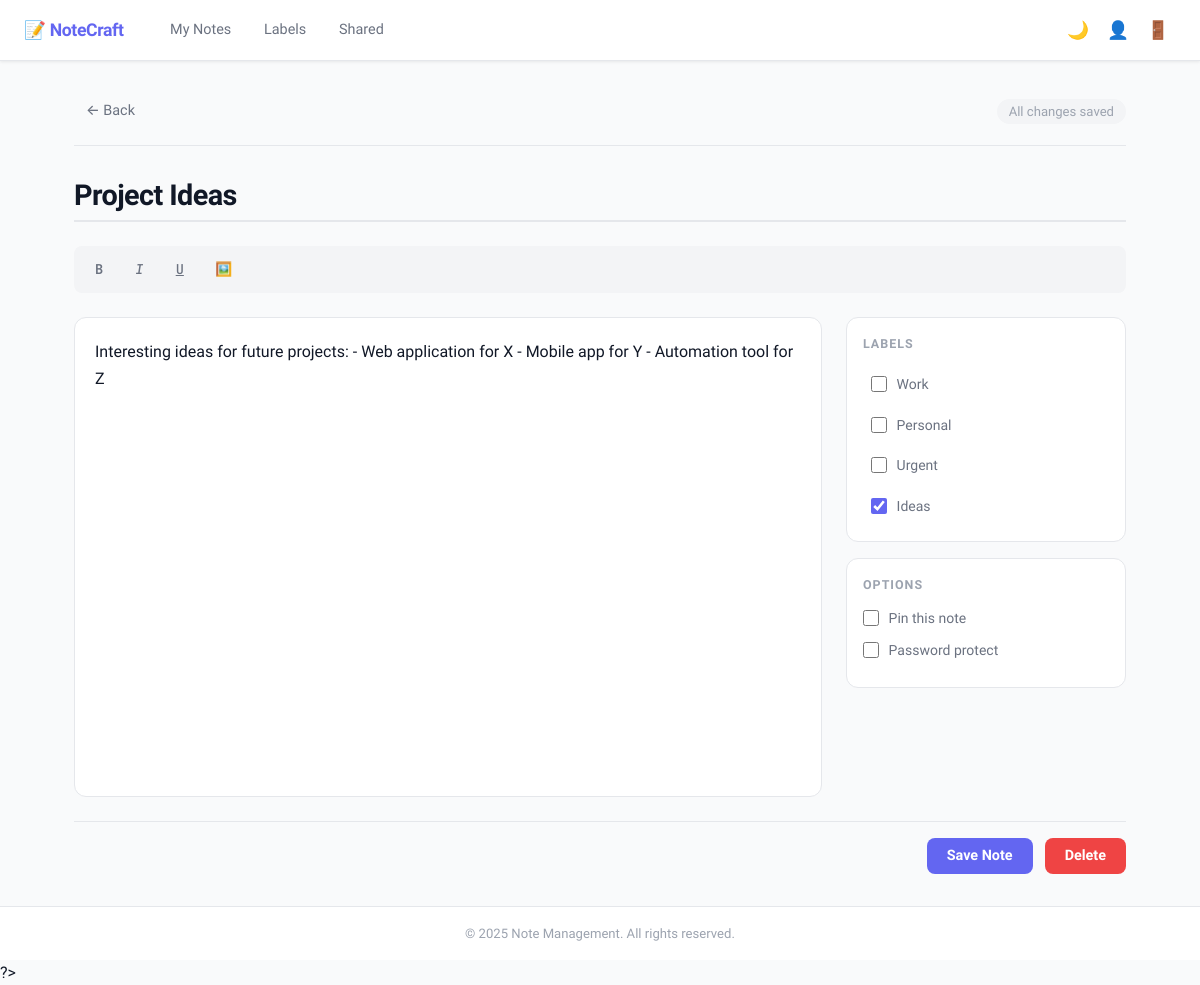
Screenshot of /editor.php?id=3 (signed in) with the database file from the repository.
### tables this page shows
CREATE TABLE IF NOT EXISTS notes (
    id INT PRIMARY KEY AUTO_INCREMENT,
    user_id INT NOT NULL,
    title VARCHAR(255) NOT NULL,
    content LONGTEXT NOT NULL,
    is_pinned BOOLEAN DEFAULT FALSE,
    pinned_at TIMESTAMP NULL,
    is_password_protected BOOLEAN DEFAULT FALSE,
    password_hash VARCHAR(255) DEFAULT NULL,
    created_at TIMESTAMP DEFAULT CURRENT_TIMESTAMP,
    updated_at TIMESTAMP DEFAULT CURRENT_TIMESTAMP ON UPDATE CURRENT_TIMESTAMP,
    FOREIGN KEY (user_id) REFERENCES users(id) ON DELETE CASCADE,
    INDEX idx_user_id (user_id),
    INDEX idx_created_at (created_at),
    INDEX idx_updated_at (updated_at),
    INDEX idx_is_pinned (is_pinned)
);

CREATE TABLE IF NOT EXISTS labels (
    id INT PRIMARY KEY AUTO_INCREMENT,
    user_id INT NOT NULL,
    name VARCHAR(255) NOT NULL,
    color VARCHAR(7) DEFAULT '#999999',
    created_at TIMESTAMP DEFAULT CURRENT_TIMESTAMP,
    updated_at TIMESTAMP DEFAULT CURRENT_TIMESTAMP ON UPDATE CURRENT_TIMESTAMP,
    UNIQUE KEY unique_user_label (user_id, name),
    FOREIGN KEY (user_id) REFERENCES users(id) ON DELETE CASCADE,
    INDEX idx_user_id (user_id)
);

### models/Note.php (called while the page is built, shortened)
<?php
class Note {
    private $pdo;
    public function __construct($pdo) {
        $this->pdo = $pdo;
    }
    public function getNoteById($noteId, $userId = null) {
        try {
            if ($userId) {
                $stmt = $this->pdo->prepare('
                    SELECT * FROM notes
                    WHERE id = :id AND user_id = :user_id
                ');
                $stmt->execute([':id' => $noteId, ':user_id' => $userId]);
            } else {
                $stmt = $this->pdo->prepare('SELECT * FROM notes WHERE id = :id');
                $stmt->execute([':id' => $noteId]);
            }
            return $stmt->fetch();
        } catch (Exception $e) {
            return null;
        }
    }
}
?>

### models/Label.php (called while the page is built, shortened)
<?php
class Label {
    private $pdo;
    public function __construct($pdo) {
        $this->pdo = $pdo;
    }
    public function getUserLabels($userId) {
        try {
            $stmt = $this->pdo->prepare('
                SELECT * FROM labels
                WHERE user_id = :user_id
                ORDER BY created_at ASC
            ');
            $stmt->execute([':user_id' => $userId]);
            return $stmt->fetchAll();
        } catch (Exception $e) {
            return [];
        }
    }
    public function getNotesLabels($noteId) {
        try {
            $stmt = $this->pdo->prepare('
                SELECT l.* FROM labels l
                INNER JOIN note_labels nl ON l.id = nl.label_id
                WHERE nl.note_id = :note_id
                ORDER BY l.created_at ASC
            ');
            $stmt->execute([':note_id' => $noteId]);
            return $stmt->fetchAll();
        } catch (Exception $e) {
            return [];
        }
    }
}
?>

### editor.php (the view, shortened to what this page needs)
<?php
require_once __DIR__ . '/config/database.php';
require_once __DIR__ . '/models/Note.php';
require_once __DIR__ . '/models/Label.php';
$noteId = $_GET['id'] ?? null;
$noteModel = new Note($pdo);
$labelModel = new Label($pdo);
$note = null;
$noteLabels = [];
if ($noteId) {
    $note = $noteModel->getNoteById($noteId, $_SESSION['user_id']);
    $noteLabels = $labelModel->getNotesLabels($noteId);
}
$allLabels = $labelModel->getUserLabels($_SESSION['user_id']);
?>
<!DOCTYPE html>
<html lang="en">
<head>
    <link rel="stylesheet" href="assets/css/style.css">
    <link rel="stylesheet" href="assets/css/editor.css">
    <link rel="stylesheet" href="assets/css/responsive.css">
</head>
<body>
    <?php include __DIR__ . '/views/layouts/header.php'; ?>
    <div class="editor-container">
        <div class="editor-header">
            <a href="index.php" class="btn-back">← Back</a>
            <div class="editor-actions">
                <span id="saveStatus" class="save-status">All changes saved</span>
            </div>
        </div>
        <form id="noteForm" class="editor-form">
            <input type="text" id="noteTitle" name="title" placeholder="Note Title" class="note-title"
                   value="<?= $note ? htmlspecialchars($note['title']) : ''; ?>" required autofocus>
            <div class="editor-toolbar">
                <button type="button" class="toolbar-btn" data-action="bold" title="Bold">
                    <strong>B</strong>
                </button>
                <button type="button" class="toolbar-btn" data-action="italic" title="Italic">
                    <em>I</em>
                </button>
                <button type="button" class="toolbar-btn" data-action="underline" title="Underline">
                    <u>U</u>
                </button>
                <button type="button" class="toolbar-btn" data-action="insertImage" title="Insert Image">
                    🖼️
                </button>
            </div>
            <div id="editor" class="rich-editor" contenteditable="true"><?= $note ? $note['content'] : ''; ?></div>
            <div class="editor-sidebar">
                <div class="labels-section">
                    <h4>Labels</h4>
                    <div id="labelList" class="label-list">
                        <?php foreach ($allLabels as $label): ?>
                            <label class="label-checkbox">
                                <input type="checkbox" value="<?= $label['id']; ?>"
                                       <?= in_array($label['id'], array_column($noteLabels, 'id')) ? 'checked' : ''; ?>>
                                <span><?= htmlspecialchars($label['name']); ?></span>
                            </label>
                        <?php endforeach; ?>
                    </div>
                </div>
                <div class="note-options">
                    <h4>Options</h4>
                    <label>
                        <input type="checkbox" id="pinNote" <?= $note && $note['is_pinned'] ? 'checked' : ''; ?>>
                        Pin this note
                    </label>
                    <label>
                        <input type="checkbox" id="passwordProtect" <?= $note && $note['is_password_protected'] ? 'checked' : ''; ?>>
                        Password protect
                    </label>
                </div>
            </div>
        </form>
        <div class="editor-footer">
            <button type="button" id="saveBtn" class="btn btn-primary">Save Note</button>
            <button type="button" id="deleteBtn" class="btn btn-danger" style="display: <?= $note ? 'inline-block' : 'none'; ?>">Delete</button>
        </div>
    </div>
    <?php include __DIR__ . '/views/layouts/footer.php'; ?>
</body>
</html>

### assets/css/style.css (style rules this page uses)
:root { --accent: #6366f1; --accent-hover: #4f46e5; --accent-soft: rgba(99,102,241,0.12); --danger: #ef4444; --danger-soft: rgba(239,68,68,0.1); --success: #10b981; --warning: #f59e0b; --bg: #f9fafb; --surface: #ffffff; --surface2: #f3f4f6; --border: #e5e7eb; --text: #111827; --text-2: #6b7280; --text-3: #9ca3af; --shadow-sm: 0 1px 3px rgba(0,0,0,0.08); --shadow: 0 4px 16px rgba(0,0,0,0.08); --shadow-lg: 0 8px 32px rgba(0,0,0,0.12); --radius: 12px; --radius-sm: 8px; --radius-pill: 999px; }
body.theme-light { --bg: #f9fafb; --surface: #ffffff; --surface2: #f3f4f6; --border: #e5e7eb; --text: #111827; --text-2: #6b7280; }
* { margin: 0; padding: 0; box-sizing: border-box; }
html { scroll-behavior: smooth; }
body { font-family: 'Sora', -apple-system, sans-serif; background: var(--bg); color: var(--text); transition: background 0.3s, color 0.3s; line-height: 1.6; min-height: 100vh; }
.btn { padding: 0.6rem 1.25rem; border: none; border-radius: var(--radius-sm); font-size: 0.9rem; font-family: inherit; cursor: pointer; transition: all 0.2s; font-weight: 600; display: inline-flex; align-items: center; gap: 0.4rem; }
.btn-primary { background: var(--accent); color: white; }
.btn-danger { background: var(--danger); color: white; }

### assets/css/editor.css (style rules this page uses)
.editor-container { max-width: 1100px; margin: 0 auto; padding: 2rem 1.5rem; }
.editor-header { display: flex; justify-content: space-between; align-items: center; margin-bottom: 1.5rem; padding-bottom: 1rem; border-bottom: 1px solid var(--border); }
.btn-back { display: inline-flex; align-items: center; gap: 0.4rem; color: var(--text-2); text-decoration: none; font-size: 0.9rem; font-weight: 500; padding: 0.4rem 0.75rem; border-radius: 8px; transition: all 0.2s; background: none; border: none; cursor: pointer; font-family: inherit; }
.save-status { font-size: 0.82rem; font-weight: 500; padding: 0.3rem 0.75rem; border-radius: 999px; background: var(--surface2); color: var(--text-3); transition: all 0.3s; }
.editor-form { display: grid; grid-template-columns: 1fr 280px; gap: 1.5rem; }
.note-title { grid-column: 1 / 3; font-size: 1.8rem; font-weight: 700; border: none; padding: 0.5rem 0; border-bottom: 2px solid var(--border); background: transparent; color: var(--text); font-family: inherit; letter-spacing: -0.02em; width: 100%; transition: border-color 0.2s; }
.note-title::placeholder { color: var(--text-3); font-weight: 400; }
.editor-toolbar { grid-column: 1 / 3; display: flex; gap: 0.4rem; padding: 0.5rem; background: var(--surface2); border-radius: 8px; flex-wrap: wrap; }
.toolbar-btn { padding: 0.4rem 0.75rem; border: none; background: transparent; color: var(--text-2); border-radius: 6px; cursor: pointer; font-size: 0.85rem; font-family: 'JetBrains Mono', monospace; font-weight: 500; transition: all 0.15s; min-width: 34px; display: flex; align-items: center; justify-content: center; }
.rich-editor { grid-column: 1 / 2; min-height: 480px; padding: 1.25rem; border: 1.5px solid var(--border); border-radius: 12px; background: var(--surface); color: var(--text); line-height: 1.7; font-size: 1rem; overflow: auto; word-wrap: break-word; font-family: inherit; transition: border-color 0.2s; }
.editor-sidebar { display: flex; flex-direction: column; gap: 1rem; }
.labels-section, .note-options { background: var(--surface); padding: 1rem; border-radius: 12px; border: 1.5px solid var(--border); }
.labels-section h4, .note-options h4 { margin-bottom: 0.75rem; font-size: 0.78rem; font-weight: 700; text-transform: uppercase; letter-spacing: 0.08em; color: var(--text-3); }
.label-list { display: flex; flex-direction: column; gap: 0.25rem; }
.label-checkbox { display: flex; align-items: center; gap: 0.6rem; cursor: pointer; padding: 0.45rem 0.5rem; border-radius: 6px; transition: background 0.15s; font-size: 0.875rem; color: var(--text-2); }
.label-checkbox input[type="checkbox"] { width: 16px; height: 16px; cursor: pointer; accent-color: var(--accent); }
.note-options label { display: flex; align-items: center; gap: 0.6rem; margin-bottom: 0.6rem; cursor: pointer; font-size: 0.875rem; color: var(--text-2); }
.note-options input[type="checkbox"] { width: 16px; height: 16px; cursor: pointer; accent-color: var(--accent); }
.editor-footer { display: flex; gap: 0.75rem; justify-content: flex-end; margin-top: 1.5rem; padding-top: 1rem; border-top: 1px solid var(--border); }

### rows the page displays
notes: title "Project Ideas", content "Interesting ideas for future projects: - Web application for X - Mobile app for Y - Automation tool for Z"
labels: name "Work"
labels: name "Personal"
labels: name "Urgent"
labels: id "☑", name "Ideas"
